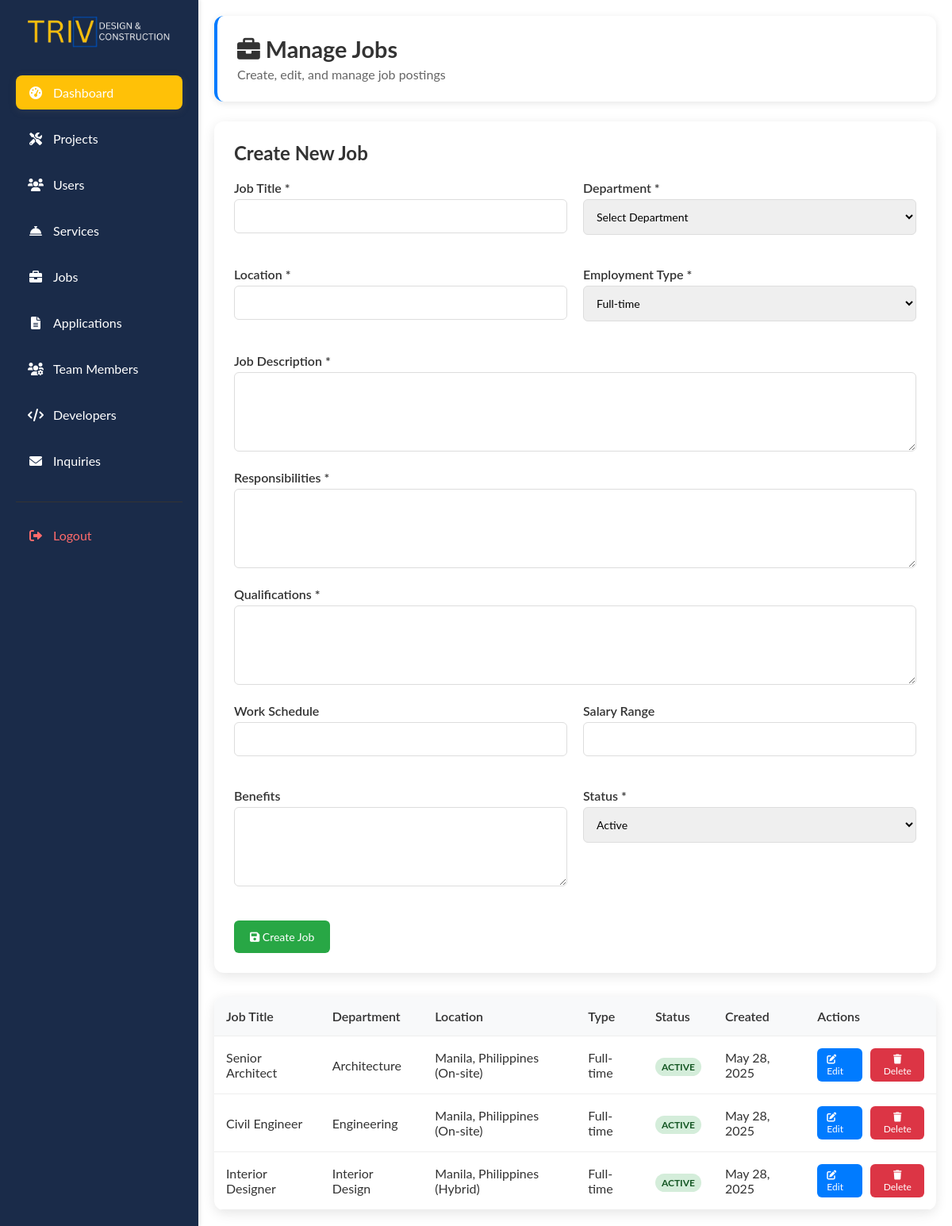
Page /admin/manage-jobs.php (signed in) on the committed database.
### tables this page shows
CREATE TABLE `jobs` (
  `id` int(11) NOT NULL,
  `title` varchar(255) NOT NULL,
  `department` varchar(100) NOT NULL,
  `location` varchar(255) NOT NULL,
  `employment_type` enum('full-time','part-time','contract','internship') DEFAULT 'full-time',
  `description` text NOT NULL,
  `responsibilities` text NOT NULL,
  `qualifications` text NOT NULL,
  `schedule` varchar(255) DEFAULT NULL,
  `benefits` text DEFAULT NULL,
  `salary_range` varchar(100) DEFAULT NULL,
  `status` enum('active','inactive','closed') DEFAULT 'active',
  `created_at` timestamp NOT NULL DEFAULT current_timestamp(),
  `updated_at` timestamp NOT NULL DEFAULT current_timestamp() ON UPDATE current_timestamp()
);

### classes/Database.php (called while the page is built, shortened)
<?php
class Job {
    private $conn;
    private $table = 'jobs';
    public function __construct($db) {
        $this->conn = $db;
    }
    public function getAll() {
        $sql = "SELECT * FROM " . $this->table . " ORDER BY created_at DESC";
        $stmt = $this->conn->prepare($sql);
        $stmt->execute();
        return $stmt->fetchAll();
    }
}
?>

### admin/manage-jobs.php (the view, shortened to what this page needs)
<?php
require_once '../classes/Auth.php';
require_once '../classes/Database.php';
$db = new Database();
$conn = $db->connect();
$job = new Job($conn);
$jobs = $job->getAll();
$editJob = null;
?>
<!DOCTYPE html>
<html lang="en">
<head>
    <link rel="stylesheet" href="https://cdnjs.cloudflare.com/ajax/libs/font-awesome/6.0.0-beta3/css/all.min.css">
</head>
<body>
    <aside>
    <h2><img src = ../assets/images/trivfinalnatalaga.png></h2>
    <ul>
      <li><a href="dashboard.php" class="active"><i class="fas fa-tachometer-alt"></i> Dashboard</a></li>
      <li><a href="projects.php"><i class="fas fa-tools"></i> Projects</a></li>
      <li><a href="manage-users.php"><i class="fas fa-users"></i> Users</a></li>
      <li><a href="services.php"><i class="fas fa-concierge-bell"></i> Services</a></li>
       <li><a href="manage-jobs.php"><i class="fas fa-briefcase"></i> Jobs</a></li>
            <li><a href="manage-applications.php"><i class="fas fa-file-alt"></i> Applications</a></li>
            <li><a href="manage-team.php"><i class="fas fa-users-cog"></i> Team Members</a></li>
            <li><a href="manage-developers.php"><i class="fas fa-code"></i> Developers</a></li>
            <li><a href="manage-inquiries.php"><i class="fas fa-envelope"></i> Inquiries</a></li>
      <li class="logout-btn"><a href="logout.php"><i class="fas fa-sign-out-alt"></i> Logout</a></li>
    </ul>
  </aside>
    <main>
        <div class="header">
            <h1><i class="fas fa-briefcase"></i> Manage Jobs</h1>
            <p>Create, edit, and manage job postings</p>
        </div>
        <div class="form-container">
            <h2><?= $editJob ? 'Edit Job' : 'Create New Job' ?></h2>
            <form method="POST">
                <div class="form-row">
                    <div class="form-group">
                        <label for="title">Job Title *</label>
                        <input type="text" id="title" name="title" value="<?= $editJob ? htmlspecialchars($editJob['title']) : '' ?>" required>
                    </div>
                    <div class="form-group">
                        <label for="department">Department *</label>
                        <select id="department" name="department" required>
                            <option value="">Select Department</option>
                        </select>
                    </div>
                </div>
                <div class="form-row">
                    <div class="form-group">
                        <label for="location">Location *</label>
                        <input type="text" id="location" name="location" value="<?= $editJob ? htmlspecialchars($editJob['location']) : '' ?>" required>
                    </div>
                    <div class="form-group">
                        <label for="employment_type">Employment Type *</label>
                        <select id="employment_type" name="employment_type" required>
                            <option value="full-time" <?= $editJob && $editJob['employment_type'] === 'full-time' ? 'selected' : '' ?>>Full-time</option>
                        </select>
                    </div>
                </div>
                <div class="form-group">
                    <label for="description">Job Description *</label>
                    <textarea id="description" name="description" required><?= $editJob ? htmlspecialchars($editJob['description']) : '' ?></textarea>
                </div>
                <div class="form-group">
                    <label for="responsibilities">Responsibilities *</label>
                    <textarea id="responsibilities" name="responsibilities" required><?= $editJob ? htmlspecialchars($editJob['responsibilities']) : '' ?></textarea>
                </div>
                <div class="form-group">
                    <label for="qualifications">Qualifications *</label>
                    <textarea id="qualifications" name="qualifications" required><?= $editJob ? htmlspecialchars($editJob['qualifications']) : '' ?></textarea>
                </div>
                <div class="form-row">
                    <div class="form-group">
                        <label for="schedule">Work Schedule</label>
                        <input type="text" id="schedule" name="schedule" value="<?= $editJob ? htmlspecialchars($editJob['schedule']) : '' ?>">
                    </div>
                    <div class="form-group">
                        <label for="salary_range">Salary Range</label>
                        <input type="text" id="salary_range" name="salary_range" value="<?= $editJob ? htmlspecialchars($editJob['salary_range']) : '' ?>">
                    </div>
                </div>
                <div class="form-row">
                    <div class="form-group">
                        <label for="benefits">Benefits</label>
                        <textarea id="benefits" name="benefits"><?= $editJob ? htmlspecialchars($editJob['benefits']) : '' ?></textarea>
                    </div>
                    <div class="form-group">
                        <label for="status">Status *</label>
                        <select id="status" name="status" required>
                            <option value="active" <?= $editJob && $editJob['status'] === 'active' ? 'selected' : '' ?>>Active</option>
                        </select>
                    </div>
                </div>
                <div style="display: flex; gap: 10px;">
                    <button type="submit" class="btn btn-success">
                        <i class="fas fa-save"></i> <?= $editJob ? 'Update Job' : 'Create Job' ?>
                    </button>
                </div>
            </form>
        </div>
        <div class="table-container">
            <table class="table">
                <thead>
                    <tr>
                        <th>Job Title</th>
                        <th>Department</th>
                        <th>Location</th>
                        <th>Type</th>
                        <th>Status</th>
                        <th>Created</th>
                        <th>Actions</th>
                    </tr>
                </thead>
                <tbody>
                    <?php foreach ($jobs as $jobItem): ?>
                        <tr>
                            <td><?= htmlspecialchars($jobItem['title']) ?></td>
                            <td><?= htmlspecialchars($jobItem['department']) ?></td>
                            <td><?= htmlspecialchars($jobItem['location']) ?></td>
                            <td><?= ucfirst($jobItem['employment_type']) ?></td>
                            <td>
                                <span class="status-badge status-<?= $jobItem['status'] ?>">
                                    <?= ucfirst($jobItem['status']) ?>
                                </span>
                            </td>
                            <td><?= date('M j, Y', strtotime($jobItem['created_at'])) ?></td>
                            <td>
                                <div class="actions">
                                    <a href="?edit=<?= $jobItem['id'] ?>" class="btn btn-primary">
                                        <i class="fas fa-edit"></i> Edit
                                    </a>
                                    <form method="POST" style="display: inline;" onsubmit="return confirm('Are you sure you want to delete this job?')">
                                        <button type="submit" class="btn btn-danger">
                                            <i class="fas fa-trash"></i> Delete
                                        </button>
                                    </form>
                                </div>
                            </td>
                        </tr>
                    <?php endforeach; ?>
                </tbody>
            </table>
        </div>
    </main>
</body>
</html>

### admin/manage-jobs.php (style rules this page uses)
* { margin: 0; padding: 0; box-sizing: border-box; font-family: 'Lato', sans-serif; }
body { display: flex; height: 100vh; color: #333; }
aside { width: 250px; background: #1a2b49; color: white; padding: 20px; box-shadow: 2px 0 5px rgba(0,0,0,0.1); }
aside h2 { margin-bottom: 30px; text-align: center; color: #ffc107; font-size: 1.5em; }
aside ul { list-style: none; }
aside ul li { margin: 15px 0; }
aside ul li a { color: white; text-decoration: none; display: flex; align-items: center; padding: 12px 15px; border-radius: 8px; transition: all 0.3s ease; }
aside ul li a i { margin-right: 12px; width: 20px; text-align: center; }
aside ul li a.active { background: #ffc107; box-shadow: 0 2px 10px rgba(83, 86, 88, 0.3); }
.logout-btn { margin-top: 30px !important; border-top: 1px solid #333; padding-top: 20px !important; }
.logout-btn a { color: #ff6b6b !important; }
main { flex: 1; padding: 20px; overflow-y: auto; }
.header { background: white; padding: 25px; box-shadow: 0 2px 10px rgba(0,0,0,0.1); margin-bottom: 25px; border-radius: 12px; border-left: 4px solid #007bff; }
.header h1 { color: #333; font-size: 1.8em; margin-bottom: 5px; }
.header p { color: #666; font-size: 1em; }
.form-container { background: white; padding: 25px; border-radius: 12px; box-shadow: 0 4px 15px rgba(0,0,0,0.1); margin-bottom: 30px; }
.form-container h2 { margin-bottom: 20px; color: #333; }
.form-row { display: grid; grid-template-columns: 1fr 1fr; gap: 20px; margin-bottom: 20px; }
.form-group { margin-bottom: 20px; }
.form-group label { display: block; margin-bottom: 5px; font-weight: 600; color: #333; }
.form-group input, .form-group select, .form-group textarea { width: 100%; padding: 12px; border: 1px solid #ddd; border-radius: 6px; font-size: 14px; }
.form-group textarea { min-height: 100px; resize: vertical; }
.btn { display: inline-block; padding: 12px 20px; background: #007bff; color: white; text-decoration: none; border-radius: 6px; border: none; cursor: pointer; font-size: 14px; transition: all 0.3s ease; }
.btn.btn-success { background: #28a745; }
.btn.btn-danger { background: #dc3545; }
.table-container { background: white; border-radius: 12px; box-shadow: 0 4px 15px rgba(0,0,0,0.1); overflow: hidden; }
.table { width: 100%; border-collapse: collapse; }
.table th, .table td { padding: 15px; text-align: left; border-bottom: 1px solid #eee; }
.table th { background: #f8f9fa; font-weight: 600; color: #333; }
.status-badge { padding: 4px 8px; border-radius: 12px; font-size: 12px; font-weight: bold; text-transform: uppercase; }
.status-active { background: #d4edda; color: #155724; }
.actions { display: flex; gap: 10px; }
.actions .btn { padding: 6px 12px; font-size: 12px; }
img { max-width: 100%; height: 40px; }

### rows in the picture
jobs: title "Senior Architect", department "Architecture", location "Manila, Philippines (On-site)", employment_type "Full-time", status "ACTIVE", created_at "May 28, 2025"
jobs: title "Civil Engineer", department "Engineering", location "Manila, Philippines (On-site)", employment_type "Full-time", status "ACTIVE", created_at "May 28, 2025"
jobs: title "Interior Designer", department "Interior Design", location "Manila, Philippines (Hybrid)", employment_type "Full-time", status "ACTIVE", created_at "May 28, 2025"
